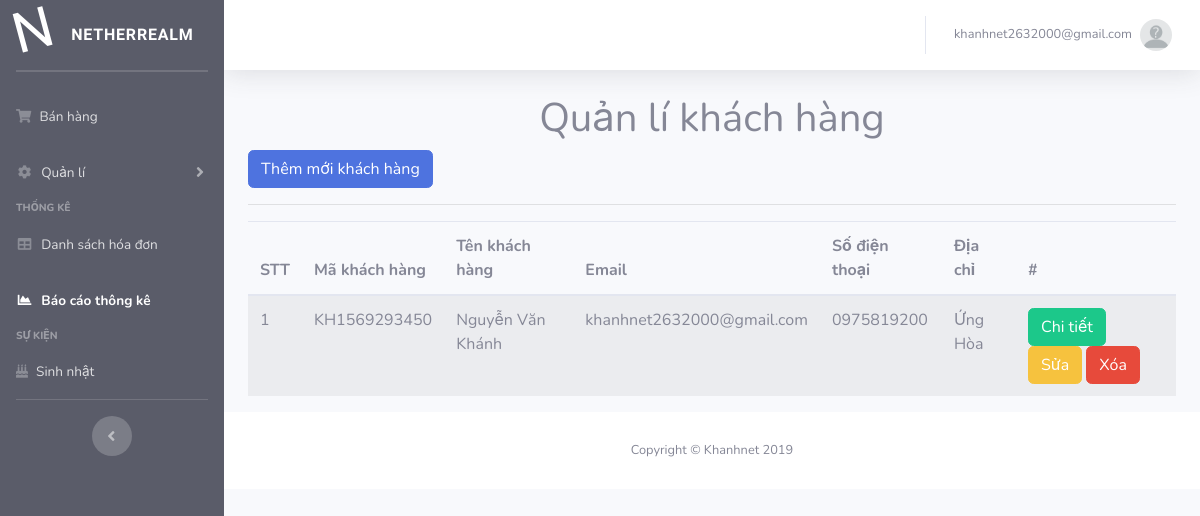
/admin/index.php?mod=customer&act=list (signed in), run on the app's committed database.
### tables this page shows
CREATE TABLE `customers` (
  `CODE` varchar(255) NOT NULL,
  `NAME` varchar(255) DEFAULT NULL,
  `EMAIL` varchar(255) DEFAULT NULL,
  `MOBILE` varchar(255) DEFAULT NULL,
  `PASSWORD` varchar(255) NOT NULL,
  `DATE` datetime DEFAULT NULL,
  `PICTURE` varchar(255) DEFAULT NULL,
  `ADDRESS` varchar(255) DEFAULT NULL
);

### admin/controllers/CustomerController.php (called while the page is built, shortened)
<?php
class CustomerController
{
    var $model;
    function __construct(){
        $this->model= new Customer;
    }
    public function list()
    {
        $data= $this->model->getAll();
        require_once("views/customers/list.php");
    }
}
 ?>

### admin/models/conection.php (called while the page is built, shortened)
<?php
class Connection
{
    public function __construct()
    {
        $this->conn = new mysqli(servername, username, password, dbname);
    }
}
 ?>

### admin/models/Model.php (called while the page is built, shortened)
<?php
include_once('conection.php');
    class Model
    {
      var $conn;
      var $table='';
      function __construct(){
        $connection= new Connection();
        $this->conn= $connection->conn;
      }
       public function getAll()
       {
        $query = "SELECT * FROM ".$this->table;
        $data=array();
        $result = $this->conn->query($query);
        while($row = $result->fetch_assoc()) {
           $data[]=$row;
       }
       return $data;
   }
}
?>

### admin/views/customers/list.php (the view, shortened to what this page needs)
<?php
include_once('views/layout/header.php');
 ?>
  <legend><h1 class="text-center">Quản lí khách hàng</h1></legend>
 <div class="container " >
    <a href="?mod=customer&act=add" class="btn btn-primary">Thêm mới khách hàng</a>
    <hr>
    <table id="myTable" class="table table-striped">
  <thead>
    <tr>
      <th scope="col">STT</th>
      <th scope="col">Mã khách hàng</th>
      <th scope="col">Tên khách hàng</th>
      <th scope="col">Email</th>
      <th scope="col">Số điện thoại</th>
      <th scope="col">Địa chỉ</th>
      <th scope="col">#</th>
    </tr>
  </thead>
  <tbody>
    <?php
    $i=0;
  foreach ($data as $row) {
        $i++;
     ?>
     <tr>
        <td><?= $i ?></td>
        <td><?= $row['CODE'] ?></td>
        <td><?= $row['NAME']?></td>
        <td><?= $row['EMAIL'] ?></td>
        <td><?= $row['MOBILE'] ?></td>
        <td><?= $row['ADDRESS'] ?></td>
        <td><a href="javascript: ;" class="btn btn-success btn-show" data-id="<?= $row['CODE'] ?>"
                  data-toggle="modal" data-target="#modalShow"><span class="text-white">Chi tiết</span></a>
        <a href="?mod=customer&act=edit&CODE=<?= $row['CODE'] ?>" class="btn btn-warning">Sửa</a>
        <a href="?mod=customer&act=delete&CODE=<?= $row['CODE'] ?>" class="btn btn-danger btn-delete">Xóa</a> </td>
     </tr>
 <?php } ?>
  </tbody>
</table>
 </div>
<?php
 include_once('views/layout/footer.php');
 ?>

### data on the page
customers: CODE "KH1569293450", NAME "Nguyễn Văn Khánh", EMAIL "khanhnet2632000@gmail.com", MOBILE "0975819200", ADDRESS "Ứng Hòa"

### other printed values
$_SESSION['login']['NAME'] "khanhnet2632000@gmail.com"
